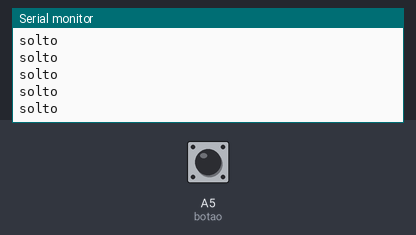
This sketch was run on a simulated Arduino Uno, built with avr-gcc and run on an emulated ATmega328P. Parts: the last lines printed to the serial monitor. Inputs (shaded band) come from the test bench; at power-on: A5 (botao) HIGH.

Above: at 1.2 s.
1.3 s: A5 (botao) pulled LOW for 0.15 s
2.9 s: A5 (botao) pulled LOW for 1 s
At 3.7 s:
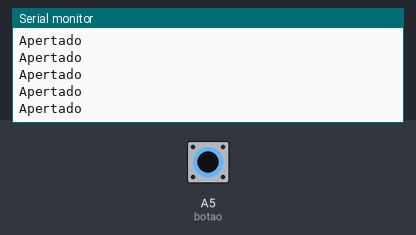
6.9 s: A5 (botao) pulled LOW for 0.15 s
10.0 s: A5 (botao) driven LOW
13.0 s: A5 (botao) pulsed HIGH 2 times (0.12 s each, 0.3 s apart)
16.6 s: A5 (botao) driven HIGH
At 17.6 s:
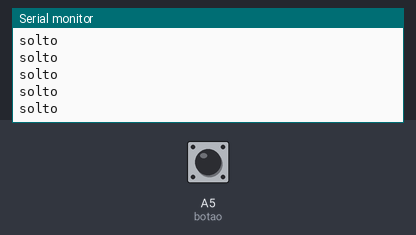

Measured:
- after the input at 16.6 s, the serial monitor: prints a new line after 0.08 s (image 2)

The sketch:

teste_botao.ino
```cpp
#define botao A5


void setup() {

  pinMode(botao, INPUT_PULLUP);
  Serial.begin(9600);
}

void loop() {

if (digitalRead(botao) == LOW) {
  Serial.println("Apertado");
  }

else {
  Serial.println("solto");
}


}
```
